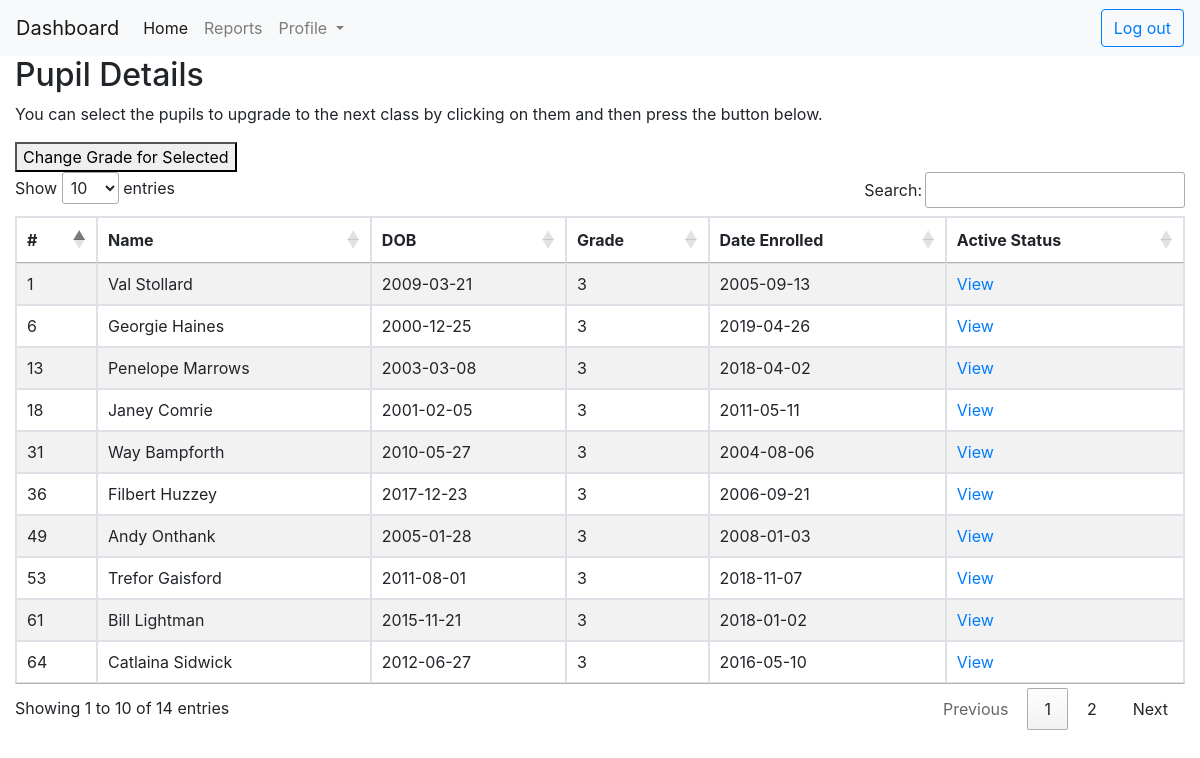
/teacher/move.php?grade=3 (signed in), run on the app's committed database.
### tables this page shows
CREATE TABLE `pupil` (
  `pupilID` int(11) NOT NULL,
  `pupilName` varchar(50) NOT NULL,
  `parentID` int(11) NOT NULL,
  `dateOfBirth` varchar(10) NOT NULL,
  `grade` int(11) NOT NULL,
  `yearStarted` varchar(20) NOT NULL,
  `dateModified` date DEFAULT NULL,
  `activeStatus` varchar(20) DEFAULT 'active'
);

### teacher/move.php (the view, shortened to what this page needs)
<?php
    require_once "../includes/config.php";
    $gradeView = $_GET['grade'];
?>
<!DOCTYPE html>
<html lang="en">
<head>
    <link rel="stylesheet" href="https://cdn.datatables.net/1.10.20/css/jquery.dataTables.min.css">
</head>
<body>
        <?php
        require_once '../includes/navbar_header.php';
        ?>
    <div class="wrapper">
        <div class="container-fluid">
            <div class="row">
                <div class="col-md-12">
                    <div class="page-header clearfix">
                        <h2 class="pull-left">Pupil Details</h2>
                    </div>
                    <p>You can select the pupils to upgrade to the next class by clicking on them and then press the button below.</p>
                    <button id="button">Change Grade for Selected</button><br>
                    <?php
                    $sql = "SELECT * FROM pupil WHERE grade = '$gradeView'";
                    if($result = $mysqli->query($sql)){
                        if($result->num_rows > 0){
                            echo "<table id='myTable'  class='table table-bordered table-striped'>";
                                echo "<thead>";
                                    echo "<tr>";
                                        echo "<th>#</th>";
                                        echo "<th>Name</th>";
                                        echo "<th>DOB</th>";
                                        echo "<th>Grade</th>";
                                        echo "<th>Date Enrolled</th>";
                                        echo "<th>Active Status</th>";
                                    echo "</tr>";
                                echo "</thead>";
                                echo "<tbody>";
                                while($row = $result->fetch_array()){
                                    echo "<tr>";
                                        echo "<td>" . $row['pupilID'] . "</td>";
                                        echo "<td>" . $row['pupilName'] . "</td>";
                                        echo "<td>" . $row['dateOfBirth'] . "</td>";
                                        echo "<td>" . $row['grade'] . "</td>";
                                        echo "<td>" . $row['yearStarted'] . "</td>";
                                        echo "<td>";
                                            echo "<a href='activeStatus.php?id=". $row['pupilID'] ."' title='Move pupil' data-toggle='tooltip'><span class='glyphicon glyphicon-eye-open'></span> View</a>";
                                        echo "</td>";
                                    echo "</tr>";
                                }
                                echo "</tbody>";
                            echo "</table>";
                        } else{
                            echo "<p class='lead'><em>No records were found.</em></p>";
                        }
                    } else{
                        echo "ERROR: Could not able to execute $sql. " . $mysqli->error;
                    }
                    ?>
                </div>
            </div>
        </div>
    </div>
</body>
</html

### data on the page
pupil: pupilID "1", pupilName "Val Stollard", dateOfBirth "2009-03-21", grade "3", yearStarted "2005-09-13"
pupil: pupilID "6", pupilName "Georgie Haines", dateOfBirth "2000-12-25", grade "3", yearStarted "2019-04-26"
pupil: pupilID "13", pupilName "Penelope Marrows", dateOfBirth "2003-03-08", grade "3", yearStarted "2018-04-02"
pupil: pupilID "18", pupilName "Janey Comrie", dateOfBirth "2001-02-05", grade "3", yearStarted "2011-05-11"
pupil: pupilID "31", pupilName "Way Bampforth", dateOfBirth "2010-05-27", grade "3", yearStarted "2004-08-06"
pupil: pupilID "36", pupilName "Filbert Huzzey", dateOfBirth "2017-12-23", grade "3", yearStarted "2006-09-21"
pupil: pupilID "49", pupilName "Andy Onthank", dateOfBirth "2005-01-28", grade "3", yearStarted "2008-01-03"
pupil: pupilID "53", pupilName "Trefor Gaisford", dateOfBirth "2011-08-01", grade "3", yearStarted "2018-11-07"
pupil: pupilID "61", pupilName "Bill Lightman", dateOfBirth "2015-11-21", grade "3", yearStarted "2018-01-02"
pupil: pupilID "64", pupilName "Catlaina Sidwick", dateOfBirth "2012-06-27", grade "3", yearStarted "2016-05-10"
